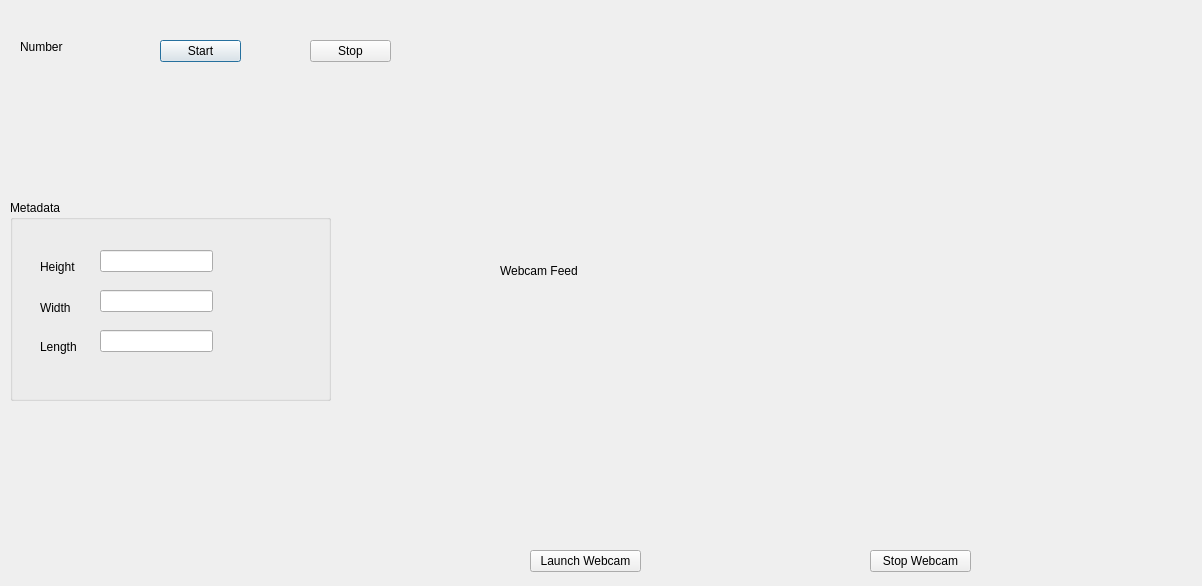
<?xml version="1.0" encoding="UTF-8"?>
<ui version="4.0">
 <class>Dialog</class>
 <widget class="QDialog" name="Dialog">
  <property name="geometry">
   <rect>
    <x>0</x>
    <y>0</y>
    <width>1202</width>
    <height>586</height>
   </rect>
  </property>
  <property name="windowTitle">
   <string>Dialog</string>
  </property>
  <widget class="QLabel" name="label">
   <property name="geometry">
    <rect>
     <x>20</x>
     <y>40</y>
     <width>59</width>
     <height>14</height>
    </rect>
   </property>
   <property name="text">
    <string>Number</string>
   </property>
  </widget>
  <widget class="QPushButton" name="pushButton">
   <property name="geometry">
    <rect>
     <x>160</x>
     <y>40</y>
     <width>81</width>
     <height>22</height>
    </rect>
   </property>
   <property name="text">
    <string>Start</string>
   </property>
  </widget>
  <widget class="QPushButton" name="pushButton_2">
   <property name="geometry">
    <rect>
     <x>310</x>
     <y>40</y>
     <width>81</width>
     <height>22</height>
    </rect>
   </property>
   <property name="text">
    <string>Stop</string>
   </property>
  </widget>
  <widget class="QPushButton" name="pushButton_3">
   <property name="geometry">
    <rect>
     <x>530</x>
     <y>550</y>
     <width>111</width>
     <height>22</height>
    </rect>
   </property>
   <property name="text">
    <string>Launch Webcam</string>
   </property>
  </widget>
  <widget class="QGroupBox" name="groupBox">
   <property name="geometry">
    <rect>
     <x>10</x>
     <y>200</y>
     <width>321</width>
     <height>201</height>
    </rect>
   </property>
   <property name="title">
    <string>Metadata</string>
   </property>
   <widget class="QLabel" name="label_2">
    <property name="geometry">
     <rect>
      <x>30</x>
      <y>60</y>
      <width>59</width>
      <height>14</height>
     </rect>
    </property>
    <property name="text">
     <string>Height</string>
    </property>
   </widget>
   <widget class="QLabel" name="label_3">
    <property name="geometry">
     <rect>
      <x>30</x>
      <y>100</y>
      <width>59</width>
      <height>16</height>
     </rect>
    </property>
    <property name="text">
     <string>Width</string>
    </property>
   </widget>
   <widget class="QLabel" name="label_4">
    <property name="geometry">
     <rect>
      <x>30</x>
      <y>140</y>
      <width>59</width>
      <height>14</height>
     </rect>
    </property>
    <property name="text">
     <string>Length</string>
    </property>
   </widget>
   <widget class="QLineEdit" name="lineEdit">
    <property name="geometry">
     <rect>
      <x>90</x>
      <y>50</y>
      <width>113</width>
      <height>22</height>
     </rect>
    </property>
   </widget>
   <widget class="QLineEdit" name="lineEdit_2">
    <property name="geometry">
     <rect>
      <x>90</x>
      <y>90</y>
      <width>113</width>
      <height>22</height>
     </rect>
    </property>
   </widget>
   <widget class="QLineEdit" name="lineEdit_3">
    <property name="geometry">
     <rect>
      <x>90</x>
      <y>130</y>
      <width>113</width>
      <height>22</height>
     </rect>
    </property>
   </widget>
  </widget>
  <widget class="QLabel" name="label_5">
   <property name="geometry">
    <rect>
     <x>500</x>
     <y>10</y>
     <width>571</width>
     <height>521</height>
    </rect>
   </property>
   <property name="text">
    <string>Webcam Feed</string>
   </property>
  </widget>
  <widget class="QPushButton" name="pushButton_4">
   <property name="geometry">
    <rect>
     <x>870</x>
     <y>550</y>
     <width>101</width>
     <height>22</height>
    </rect>
   </property>
   <property name="text">
    <string>Stop Webcam</string>
   </property>
  </widget>
 </widget>
 <layoutdefault spacing="6" margin="11"/>
 <resources/>
 <connections/>
</ui>
